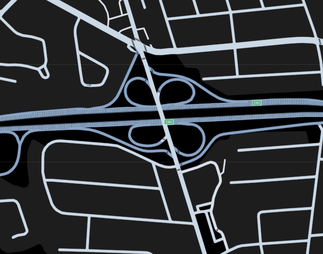
#> input picture op1/Screenshot 2026-02-17 222321.png, 323 x 254 px, shrunk from 1060 x 833 before the run
$ python t2.py
#> lines starting #> are read from the running program, lines starting #| are printed output that depends on the picture; after the words box and inside, x2 and y2 are one past the last pixel; in counts of white or black regions, pixels touching at a corner belong together
import sys
import warnings
import numpy as np
import matplotlib.pyplot as plt
from matplotlib.patches import Circle
from matplotlib.animation import FuncAnimation, PillowWriter
from scipy.ndimage import gaussian_filter
from scipy.interpolate import CubicSpline
from PIL import Image
from skimage.morphology import skeletonize
from collections import deque
import random

warnings.filterwarnings("ignore")
random.seed(42)
np.random.seed(42)

# ── Parameters ─────────────────────────────────────────────────────────────────
M          = 1.0    # robot mass [kg]
KP         = 50.0   # proportional gain  (higher → faster response to waypoint)
KD         = 8.0    # damping gain        (higher → less overshoot)
KREP       = 15.0   # repulsion gain      (lower → less sideways push into walls)
RSAFE      = 0.6    # safety radius [m]   (smaller → repulsion only when truly close)
K_BOUND    = 3000.0 # boundary wall gain  (very stiff — must beat repulsion peaks)
VMAX       = 1.0    # max speed [m/s]
DT         = 0.02   # RK4 time step [s]
T_ONE_WAY  = 35.0   # time per leg — longer gives robots time to complete the trip
T_SIM      = 2 * T_ONE_WAY   # full round-trip
ROBOT_R    = 0.1    # robot radius [m]
PIX2M      = 0.05   # pixel → metre
BLUR_SIGMA = 3.0
FPS        = 30
N_PER_DIR  = 4      # robots per direction (total = 2×N_PER_DIR)
SPAWN_JITTER = 0.15 # tight spawn — keep robots on path from the start
# ───────────────────────────────────────────────────────────────────────────────

def load_image(path):
    return np.array(Image.open(path).convert("RGB"))

def to_grayscale(rgb):
    return 0.299 * rgb[:, :, 0] + 0.587 * rgb[:, :, 1] + 0.114 * rgb[:, :, 2]

def otsu_threshold(arr8):
    hist, _ = np.histogram(arr8.flatten(), bins=256, range=(0, 256))
    total = arr8.size
    s_all = float(np.dot(np.arange(256), hist))
    s_bg = w_bg = best = thr = 0
    for t in range(256):
        w_bg += hist[t]
        if w_bg == 0: continue
        w_fg = total - w_bg
        if w_fg == 0: break
        s_bg += t * hist[t]
        v = w_bg * w_fg * ((s_bg / w_bg) - (s_all - s_bg) / w_fg) ** 2
        if v > best:
            best = v; thr = t
    return thr

def segment_path(gray):
    """Gaussian blur → Otsu threshold → INVERTED (bright = road)."""
    smooth = gaussian_filter(gray, sigma=BLUR_SIGMA)
    arr8   = ((smooth - smooth.min()) / (np.ptp(smooth) + 1e-10) * 255).astype(np.uint8)
    thr    = otsu_threshold(arr8)
    binary = arr8 > thr
    print(f"  Otsu threshold={thr}  (keeping pixels > {thr}  =  bright = road)")
    return binary, smooth

def get_skeleton(binary):
    return skeletonize(binary)

# [31 lines left out: functions build_adjacency, bfs, snap_to_skeleton, not called in this run]

_sel = []

# [9 lines left out: function _on_click, not called in this run]

def select_ab(rgb, skeleton):
    global _sel; _sel = []
    fig, ax = plt.subplots(figsize=(14, 10))
    ax.imshow(rgb)
    ax.set_title("Click  Point A  (start)  then  Point B  (end)",
                 fontsize=14, fontweight="bold")
    ax.axis("off")
    fig.canvas.mpl_connect("button_press_event", lambda e: _on_click(e, fig, ax, skeleton))
    plt.tight_layout(); plt.show()
    if len(_sel) != 2: raise RuntimeError("Need exactly 2 points.")
    return _sel[0], _sel[1]

class PathSpline:

    # [15 lines left out: function __init__, not called in this run]

    def position(self, s):
        s = float(np.clip(s, 0., 1.))
        return np.array([self._cx(s), self._cy(s)])

    # [4 lines left out: function tangent, not called in this run]

    def normal(self, s):
        t = self.tangent(s)
        return np.array([-t[1], t[0]])

    # [31 lines left out: functions closest_s, boundary_force, lateral_error, not called in this run]

def _sat(v):
    n = np.linalg.norm(v)
    return v * (VMAX / n) if n > VMAX else v


# [195 lines left out: functions swarm_rhs, _rk4, _rhs_fixed, _rk4_fixed_targets, simulate_swarm, compute_metrics and 1 more, not called in this run]


COLORS_A = ["#CDE2F9", "#AAC4E8", "#A4CCEE", "#B3CFEE"]
COLORS_B = ["#D98B8B", "#EF9696", "#ECAC87", "#EF9090"]


# [94 lines left out: functions _draw_road, animate_swarm, plot_pipeline, not called in this run]

def main():
    print("=" * 65)
    print("  TASK 2 — Bidirectional Swarm Navigation  (IVP + RK4)")
    print("=" * 65)

    map_path   = 'Screenshot 2026-02-17 222321.png'
    width_pix  = float(input("Road width in pixels (default: 50)  : ").strip() or 50)
#> the answer given: 100
    n_per_dir  = int(input(f"Robots per direction (default: {N_PER_DIR}) : ").strip() or N_PER_DIR)
#> the answer given: 3

    # ── Step 1: Image pipeline ────────────────────────────────────────────
    print("\n[1/6] Image preprocessing …")
    rgb      = load_image(map_path)
    gray     = to_grayscale(rgb)
#> in to_grayscale, `return 0.299 * rgb[:, :, 0] + 0.587 * rgb[:, :, 1] + 0.114 * rgb[:, :,..`:
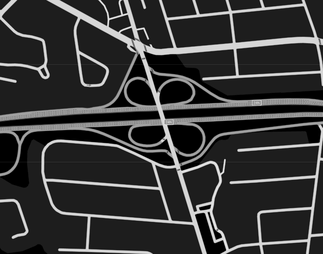
#> returned value: shape (254, 323) float64; min 0, max 247, mean 54.1
    binary, smooth = segment_path(gray)
#> in segment_path, `smooth = gaussian_filter(gray, sigma=BLUR_SIGMA)`:
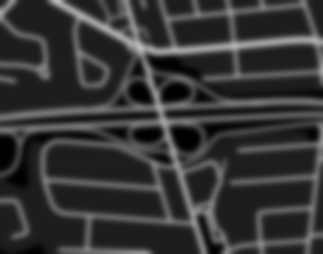
#> smooth: shape (254, 323) float64; min 2.32e-08, max 188.5, mean 54.1
#> in segment_path, `arr8   = ((smooth - smooth.min()) / (np.ptp(smooth) + 1e-10) * 255).as..`:
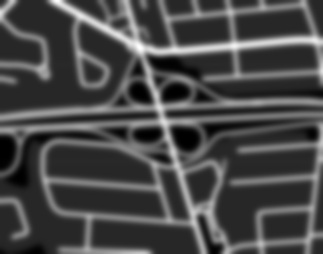
#> arr8: shape (254, 323); min 0, max 254, mean 72.7
#> in otsu_threshold, `hist, _ = np.histogram(arr8.flatten(), bins=256, range=(0, 256))`: hist = 256 values, max 15645 at index 39, min 0 at index 251, mean 320.5
#> in otsu_threshold, `s_all = float(np.dot(np.arange(256), hist))`: s_all = 5961358
#> the loop in otsu_threshold, `for t in range(256):` made 255 passes
#> (w_bg, w_fg, s_bg, best) on passes 1 to 12: (465, 81577, 0, 2.03e+11), (659, 81383, 194, 2.85e+11), (840, 81202, 556, 3.61e+11), (1028, 81014, 1120, 4.38e+11), (1173, 80869, 1700, 4.95e+11), (1311, 80731, 2390, 5.49e+11), (1435, 80607, 3134, 5.95e+11), (1549, 80493, 3932, 6.37e+11), (1667, 80375, 4876, 6.79e+11), (1790, 80252, 5983, 7.21e+11), (1914, 80128, 7223, 7.63e+11), (2022, 80020, 8411, 7.98e+11)
#> after the loop in otsu_threshold, `for t in range(256):`: best = 9.59e+12; s_bg = 5960342; thr = 86; w_bg = 82042
#> in segment_path, `thr    = otsu_threshold(arr8)`: thr = 86
#> in segment_path, `binary = arr8 > thr`:
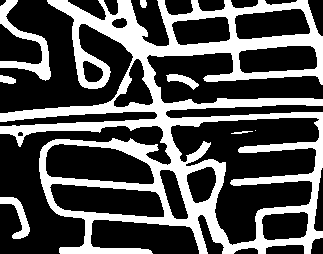
#> binary: shape (254, 323) bool; 32.6% white; 8 white regions (1 under 20 px), largest, box (x1, y1, x2, y2) and area: (0, 0, 323, 254) 24723, (0, 0, 51, 81) 1156, (0, 197, 30, 239) 440
#|   Otsu threshold=86  (keeping pixels > 86  =  bright = road)
    skeleton = get_skeleton(binary)
#> in get_skeleton, `return skeletonize(binary)`:
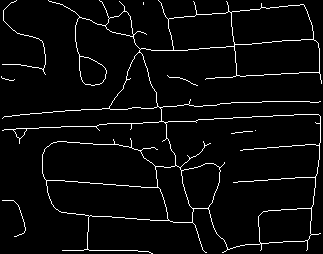
#> returned value: shape (254, 323) bool; 4.2% white in thin lines or dots
    print(f"  Image size   : {rgb.shape[1]}×{rgb.shape[0]} px")
#|   Image size   : 323×254 px
    print(f"  Skeleton px  : {skeleton.sum()}")
#|   Skeleton px  : 3475

    # ── Step 2: Select A & B ─────────────────────────────────────────────
    print("\n[2/6] Select start (A) and end (B) on the map …")
    ptA, ptB = select_ab(rgb, skeleton)
    print(f"  A = {ptA}  B = {ptB}  (row, col)")

    # ── Step 3: BFS + spline ─────────────────────────────────────────────
    print("\n[3/6] Extracting centreline …")
    graph    = build_adjacency(skeleton)
    raw_path = bfs(graph, ptA, ptB)
    if raw_path is None:
        print("ERROR: No path found between A and B.")
        sys.exit(1)

    pts_xy = [[p[1], p[0]] for p in raw_path]
    if len(pts_xy) > 120:
        idx = list(range(0, len(pts_xy), max(1, len(pts_xy) // 120)))
        if idx[-1] != len(pts_xy) - 1: idx.append(len(pts_xy) - 1)
        pts_xy = [pts_xy[i] for i in idx]

    spline = PathSpline(pts_xy, width_pix)
    print(f"  Path length : {spline.total_length:.3f} m   Road width : {spline.path_width:.3f} m")
    print(f"  Control pts : {len(pts_xy)}")

    # ── Step 4: Pipeline figure ───────────────────────────────────────────
    print("\n[4/6] Saving pipeline figure …")
    plot_pipeline(rgb, binary, skeleton, pts_xy, spline, ptA, ptB, prefix="task2")

    # ── Step 5: Simulate swarm ────────────────────────────────────────────
    print(f"\n[5/6] Simulating swarm  (N={2*n_per_dir}, T={T_SIM:.0f} s, Δt={DT} s) …")
    t_arr, history, N = simulate_swarm(spline, n_per_dir=n_per_dir)

    print("\n  Computing collision metrics …")
    min_dists, violations = compute_metrics(history, N, spline)
    n_coll = int((min_dists < 2 * ROBOT_R).sum())
    t_near = float((min_dists < RSAFE).sum()) * DT
    print(f"  Hard collisions (d < 2R={2*ROBOT_R:.2f}m) : {n_coll} steps")
    print(f"  Time in danger zone (d < Rsafe)           : {t_near:.2f} s")
    print(f"  Min distance ever                         : {min_dists.min():.4f} m")
    plot_metrics(t_arr, min_dists, violations, n_per_dir)

    # ── Step 6: Animate ───────────────────────────────────────────────────
    print("\n[6/6] Rendering animation …")
    animate_swarm(rgb, spline, t_arr, history, N, n_per_dir)

    print("\n✓  Task 2 complete!")
    print("   Outputs: task2_pipeline.png   task2_metrics.png   task2_swarm.gif")


if __name__ == "__main__":
#> (the run stopped early here; a loop or call above may not have finished)
